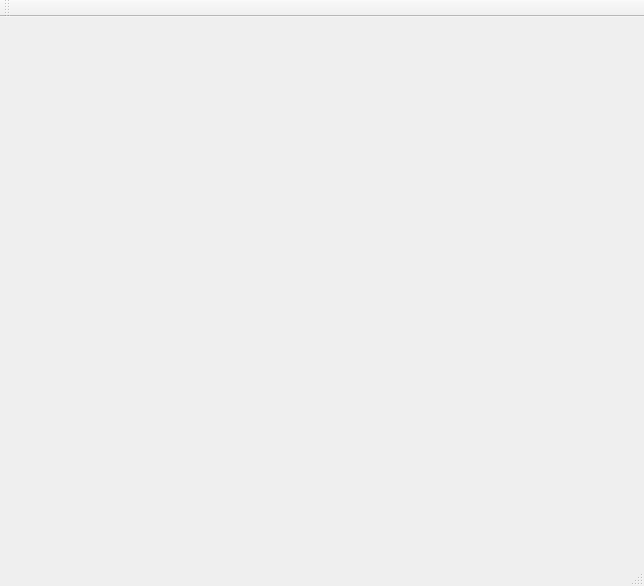
<?xml version="1.0" encoding="UTF-8"?>
<ui version="4.0">
 <class>MainWindow</class>
 <widget class="QMainWindow" name="MainWindow">
  <property name="geometry">
   <rect>
    <x>0</x>
    <y>0</y>
    <width>644</width>
    <height>586</height>
   </rect>
  </property>
  <property name="windowTitle">
   <string>MainWindow</string>
  </property>
  <widget class="QWidget" name="centralWidget"/>
  <widget class="QMenuBar" name="menuBar">
   <property name="geometry">
    <rect>
     <x>0</x>
     <y>0</y>
     <width>644</width>
     <height>26</height>
    </rect>
   </property>
  </widget>
  <widget class="QToolBar" name="mainToolBar">
   <attribute name="toolBarArea">
    <enum>TopToolBarArea</enum>
   </attribute>
   <attribute name="toolBarBreak">
    <bool>false</bool>
   </attribute>
  </widget>
  <widget class="QStatusBar" name="statusBar"/>
 </widget>
 <layoutdefault spacing="6" margin="11"/>
 <resources/>
 <connections/>
</ui>
